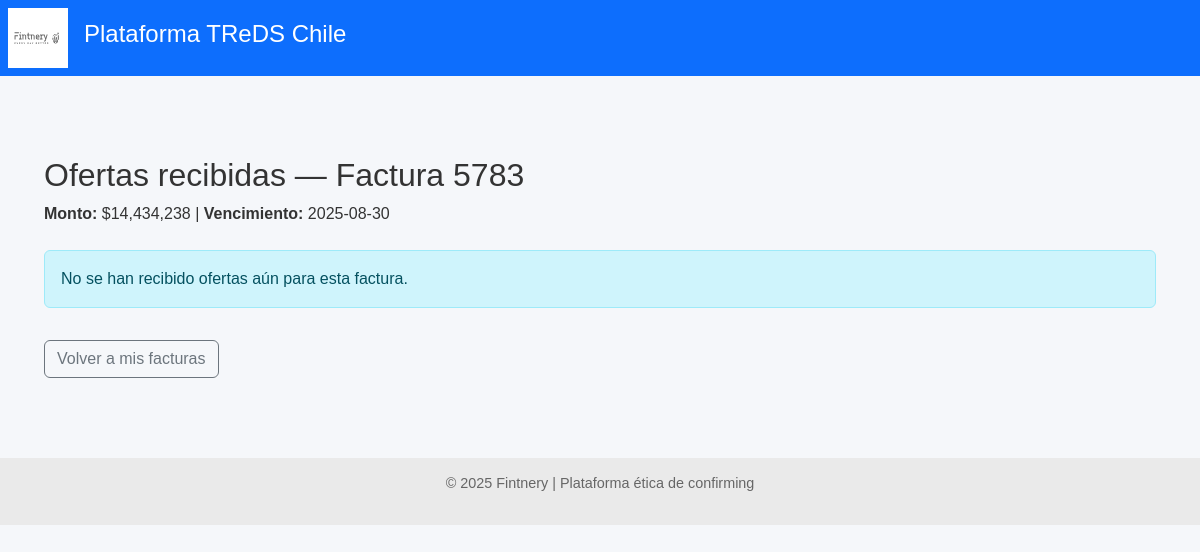
The app's page /proveedor/ofertas-folio/5783 (signed in) with its own data.
### models.py (models this page shows)
class FacturaDB(Base):
    __tablename__ = "facturas"
    id = Column(Integer, primary_key=True, index=True)
    rut_emisor = Column(String, index=True)
    rut_receptor = Column(String)
    tipo_dte = Column(String)
    folio = Column(Integer)
    monto = Column(Integer)
    estado_dte = Column(String)
    razon_social_emisor = Column(String)
    razon_social_receptor = Column(String)
    fecha_emision = Column(Date)
    fecha_vencimiento = Column(Date)
    fecha_vencimiento_original = Column(Date, nullable=True)
    modificacion_aceptada_por_proveedor = Column(Boolean, nullable=True, default=None)
    confirming_solicitado = Column(Boolean, default=False)
    origen_confirmacion = Column(String, default="Desconocido")
    financiador_adjudicado = Column(Integer, ForeignKey("financiadores.id"), nullable=True)
    proveedor_id = Column(Integer, ForeignKey("proveedores.id"))
    proveedor = relationship("Proveedor", back_populates="facturas")
    pagador_id = Column(Integer, ForeignKey("pagadores.id"))
    pagador = relationship("Pagador", back_populates="facturas")
    ofertas = relationship("OfertaFinanciamiento", back_populates="factura")
    financiador = relationship(
        "Financiador",
        primaryjoin=Financiador.id == foreign(cast(financiador_adjudicado, Integer)), viewonly=True,
        uselist=False,
    )

### routers/proveedor.py (the view)
@router.get("/ofertas-folio/{folio}")
def ver_ofertas_factura_por_folio(
    folio: int,
    request: Request,
    db: Session = Depends(get_db)
):
    proveedor_id = request.session.get("proveedor_id")
    if not proveedor_id:
        return RedirectResponse("/proveedor/login", 303)
    factura = (
        db.query(FacturaDB)
          .filter(FacturaDB.folio == folio, FacturaDB.proveedor_id == proveedor_id)
          .first()
    )
    if not factura:
        raise HTTPException(status_code=404, detail="Factura no encontrada")
    if factura.estado_dte != "Confirming solicitado":
        raise HTTPException(status_code=400, detail="La factura no está habilitada para ver ofertas")
    ofertas = (
        db.query(OfertaFinanciamiento)
          .options(
              joinedload(OfertaFinanciamiento.financiador)
              .joinedload(Financiador.fondo)
          )
          .filter_by(factura_id=factura.id)
          .order_by(OfertaFinanciamiento.tasa_interes.asc())
          .all()
    )
    return templates.TemplateResponse(
        "ofertas_proveedor.html",
        {
            "request": request,
            "factura": factura,
            "ofertas": ofertas
        }
    )

### templates/ofertas_proveedor.html
{% extends "base.html" %}
{% block content %}
<div class="container mt-5">
  <h2>Ofertas recibidas — Factura {{ factura.folio }}</h2>
  <p><strong>Monto:</strong> ${{ '{:,.0f}'.format(factura.monto) }} |
     <strong>Vencimiento:</strong> {{ factura.fecha_vencimiento }}</p>
  {% if ofertas %}
  <div class="table-responsive">
    <table class="table table-bordered table-hover mt-4 bg-white">
      <thead class="table-light">
        <tr>
          <th>Fondo</th>
          <th>Financiador</th>
          <th>Tasa interés (%)</th>
          <th>Comisión flat ($)</th>
          <th>Días anticipación</th>
          <th>Acción</th>
        </tr>
      </thead>
      <tbody>
        {% for oferta in ofertas %}
        <tr>
          <td>{{ oferta.financiador.fondo.nombre }}</td>
          <td>{{ oferta.financiador.nombre }}</td>
          <td>{{ '%.2f' % oferta.tasa_interes }}</td>
          <td>${{ '{:,.0f}'.format(oferta.comision_flat) }}</td>
          <td>{{ oferta.dias_anticipacion }}</td>
          <td>
            {% if factura.estado_dte != "Confirming adjudicado" %}
            <form method="post" action="/proveedor/adjudicar-oferta/{{ oferta.id }}">
              <button class="btn btn-sm btn-success">Adjudicar</button>
            </form>
            {% else %}
            <span class="text-muted">Adjudicada</span>
            {% endif %}
          </td>
        </tr>
        {% endfor %}
      </tbody>
    </table>
  </div>
  {% else %}
    <div class="alert alert-info mt-4">
      No se han recibido ofertas aún para esta factura.
    </div>
  {% endif %}
  <a href="/proveedor" class="btn btn-outline-secondary mt-3">Volver a mis facturas</a>
</div>
{% endblock %}

### static/styles.css (style rules this page uses)
body { font-family: sans-serif; margin: 0; background-color: #f5f7fa; color: #333; }

### records on screen
FacturaDB: folio "5783", monto "14,434,238", fecha_vencimiento "2025-08-30"
